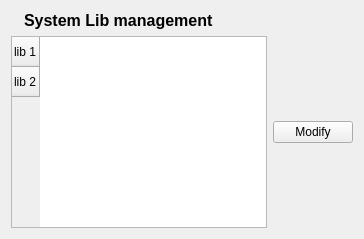
          <widget class="QWidget" name="pgManageSysLib">
           <layout class="QVBoxLayout" name="verticalLayout_15">
            <item>
             <layout class="QHBoxLayout" name="horizontalLayout_21" stretch="0,1">
              <item>
               <widget class="QLabel" name="label_37">
                <property name="maximumSize">
                 <size>
                  <width>64</width>
                  <height>64</height>
                 </size>
                </property>
                <property name="text">
                 <string/>
                </property>
                <property name="pixmap">
                 <pixmap resource="../../../resources/main.qrc">:/images/threeballs_blocked-128.png</pixmap>
                </property>
                <property name="scaledContents">
                 <bool>true</bool>
                </property>
               </widget>
              </item>
              <item>
               <widget class="QLabel" name="label_38">
                <property name="font">
                 <font>
                  <pointsize>12</pointsize>
                  <weight>75</weight>
                  <bold>true</bold>
                 </font>
                </property>
                <property name="text">
                 <string>System Lib management</string>
                </property>
               </widget>
              </item>
             </layout>
            </item>
            <item>
             <layout class="QHBoxLayout" name="horizontalLayout_22">
              <item>
               <widget class="QTableWidget" name="tableWidget_2">
                <row>
                 <property name="text">
                  <string>lib 1</string>
                 </property>
                </row>
                <row>
                 <property name="text">
                  <string>lib 2</string>
                 </property>
                </row>
               </widget>
              </item>
              <item>
               <layout class="QVBoxLayout" name="verticalLayout_12">
                <item>
                 <widget class="QPushButton" name="pushButton">
                  <property name="text">
                   <string>Modify</string>
                  </property>
                 </widget>
                </item>
               </layout>
              </item>
             </layout>
            </item>
           </layout>
          </widget>
